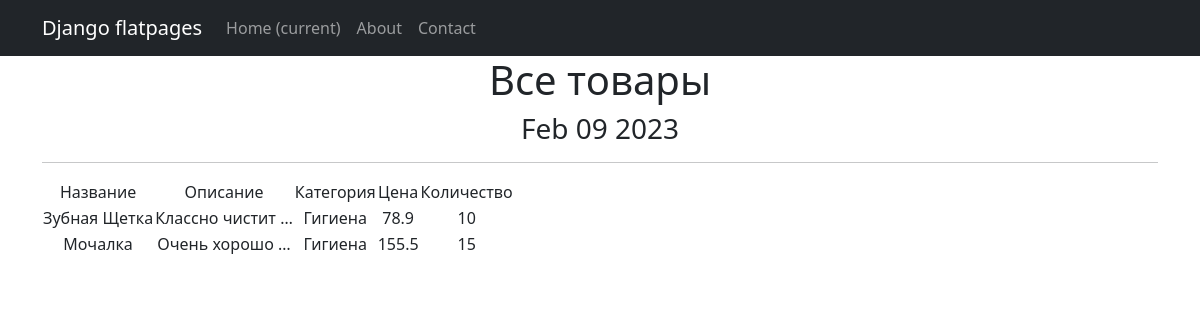
Screenshot of /products/ with the database file from the repository.
### simple/models.py (models this page shows, shortened)
class Product(models.Model):
    name = models.CharField(
        max_length=50,
        unique=True, # названия товаров не должны повторяться
    )
    description = models.TextField()
    quantity = models.IntegerField(
        validators=[MinValueValidator(0)],
    )
    category = models.ForeignKey(
        to='Category',
        on_delete=models.CASCADE,
        related_name='products', # все продукты в категории будут доступны через поле products
    )
    price = models.FloatField(
        validators=[MinValueValidator(0.0)],
    )

class Category(models.Model):
    name = models.CharField(max_length=100, unique=True)

### simple/views.py (the view)
# urls.py: path('', ProductsList.as_view()),
class ProductsList(ListView):
    model = Product
    ordering = 'name'
    template_name = 'products.html'
    context_object_name = 'products'
    def get_context_data(self, **kwargs):
        context = super().get_context_data(**kwargs)
        context['time_now'] = datetime.utcnow()
        context['next_sale'] = "Распродажа в среду!"
        return context

### templates/products.html (shortened to what this page needs)
{% extends 'flatpages/default.html' %}
{% block content %}
   <h1>Все товары</h1>
   <h3>{{ time_now|date:'M d Y' }}</h3>
   <hr>
   {% if products %}
       <table>
           <tr>
               <td>Название</td>
               <td>Описание</td>
               <td>Категория</td>
               <td>Цена</td>
               <td>Количество</td>
           </tr>
           {% for product in products %}
           <tr>
               <td>{{ product.name }}</td>
               <td>{{ product.description|truncatewords:2 }}</td>
               <td>{{ product.category.name }}</td>
               <td>{{ product.price }}</td>
               <td>{{ product.quantity }}</td>
           </tr>
           {% endfor %}
       </table>
   {% else %}
       <h2>Товаров нет!</h2>
   {% endif %}
{% endblock content %}

### templates/flatpages/default.html (shortened to what this page needs)
<!DOCTYPE html>
<html lang="en">
    <head>
        {% load static %}
        <link href="{% static 'css/styles.css' %}" rel="stylesheet" />
    </head>
    <body>
        <nav class="navbar navbar-expand-lg navbar-dark bg-dark static-top">
            <div class="container">
                <a class="navbar-brand" href="#">Django flatpages</a>
                <div class="collapse navbar-collapse" id="navbarResponsive">
                    <ul class="navbar-nav ml-auto">
                        <li class="nav-item active">
                            <a class="nav-link" href="#">Home
                                <span class="sr-only">(current)</span>
                            </a>
                        </li>
                        <li class="nav-item">
                            <a class="nav-link" href="/about/">About</a>
                        </li>
                        <li class="nav-item">
                            <a class="nav-link" href="/contacts/">Contact</a>
                        </li>
                    </ul>
                </div>
            </div>
        </nav>
        <div class="container">
            <div class="row">
                <div class="col-lg-12 text-center">
                    {% block content %}{% endblock content %}
                 </div>
            </div>
        </div>
    </body>
</html>

### rows the page displays
Product: name "Зубная Щетка", description "Классно чистит …", category.name "Гигиена", price "78.9", quantity "10"
Product: name "Мочалка", description "Очень хорошо …", category.name "Гигиена", price "155.5", quantity "15"

### other values shown
{{ time_now|date:'M d Y' }} "Feb 09 2023"
